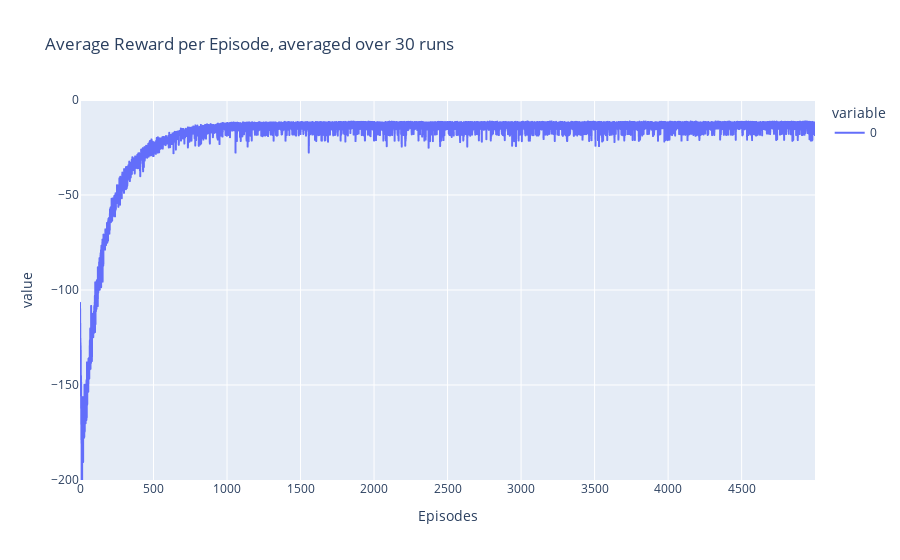

The code cell stored with this chart in its notebook:
### Code cell
px.line(
    pd.DataFrame(all_trajectories).mean(axis=1),
    range_y=[-200, 0],
    title=f"Average Reward per Episode, averaged over {N_ENV} runs",
)

### Figure 1 — Plotly figure (JSON) as saved in the notebook; plotly's stock layout.template omitted (floating-point values rounded to 4 significant figures; data arrays with more than 128 entries replaced by an {"elided": "..."} marker saying what was removed)
{"data": [{"hovertemplate": "variable=0<br>Episodes=%{x}<br>value=%{y}<extra></extra>", "legendgroup": "0", "line": {"color": "#636efa", "dash": "solid"}, "marker": {"symbol": "circle"}, "mode": "lines", "name": "0", "showlegend": true, "type": "scattergl", "x": {"elided": "5000 int values"}, "xaxis": "x", "y": {"elided": "5000 float values"}, "yaxis": "y"}], "layout": {"legend": {"title": {"text": "variable"}, "tracegroupgap": 0}, "title": {"text": "Average Reward per Episode, averaged over 30 runs"}, "xaxis": {"anchor": "y", "domain": [0, 1], "title": {"text": "Episodes"}}, "yaxis": {"anchor": "x", "domain": [0, 1], "range": [-200, 0], "title": {"text": "value"}}}}
